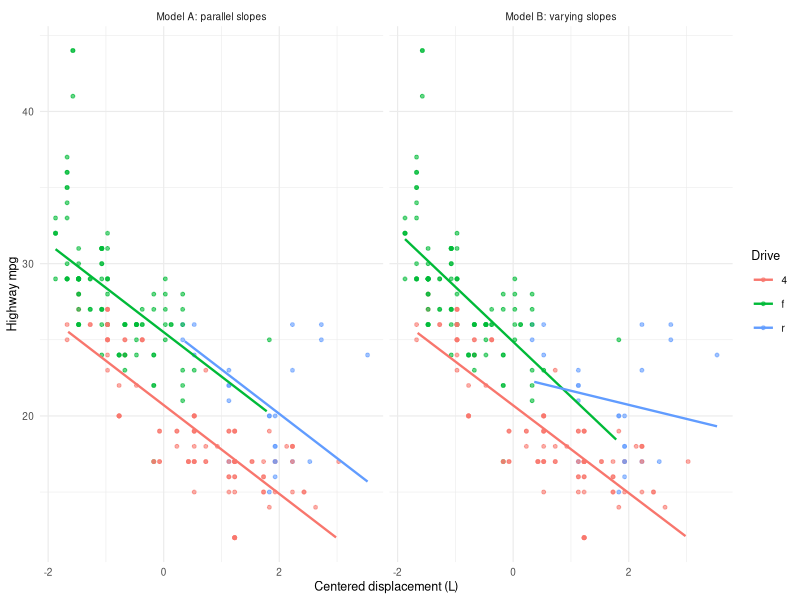

The R source for this figure:
## ---- chunk 1
#| include: false
library(ggplot2)
library(dplyr)
library(here)

data(mpg, package = "ggplot2")
mpg_clean <- mpg |>
  filter(!is.na(hwy), !is.na(displ), !is.na(drv)) |>
  mutate(displ_c = displ - mean(displ))

mean_displ <- mean(mpg_clean$displ)
mod_A <- lm(hwy ~ displ_c + drv, data = mpg_clean)
mod_B <- lm(hwy ~ displ_c * drv, data = mpg_clean)
mod_B_raw <- lm(hwy ~ displ * drv, data = mpg_clean)

b <- coef(mod_B)
cf <- summary(mod_B)$coefficients
ci <- confint(mod_B)
slope_f <- b["displ_c"] + b["displ_c:drvf"]
slope_r <- b["displ_c"] + b["displ_c:drvr"]
n_r <- sum(mpg_clean$drv == "r")

coef_tab <- data.frame(
  Estimate = cf[, "Estimate"], SE = cf[, "Std. Error"],
  Lower95 = ci[, 1], Upper95 = ci[, 2], p = cf[, "Pr(>|t|)"]
)

# in-sample
insample <- data.frame(
  Model = c("A (parallel)", "B (interaction)"),
  k = c(length(coef(mod_A)), length(coef(mod_B))),
  R2 = c(summary(mod_A)$r.squared, summary(mod_B)$r.squared),
  Adj_R2 = c(summary(mod_A)$adj.r.squared, summary(mod_B)$adj.r.squared),
  AIC = c(AIC(mod_A), AIC(mod_B))
)
d_aic <- AIC(mod_A) - AIC(mod_B)
p_F <- anova(mod_A, mod_B)[2, "Pr(>F)"]

# LOOCV (closed form for lm; checked against explicit loop)
loo_se <- function(m) (residuals(m) / (1 - hatvalues(m)))^2
loo_loop <- function(m) {
  d <- model.frame(m); f <- formula(m); y <- model.response(d)
  sapply(seq_len(nrow(d)), function(i) (y[i] - predict(lm(f, data = d[-i, ]), d[i, ]))^2)
}
se_A <- loo_se(mod_A); se_B <- loo_se(mod_B)
stopifnot(max(abs(se_A - loo_loop(mod_A))) < 1e-8,
          max(abs(se_B - loo_loop(mod_B))) < 1e-8)

d <- se_A - se_B   # > 0: B predicts better
n <- length(d); d_bar <- mean(d); se_d <- sd(d) / sqrt(n)
ci_d <- d_bar + c(-1, 1) * 1.96 * se_d
loo_tab <- data.frame(
  Model = c("A (parallel)", "B (interaction)", "Difference A - B"),
  MSE = c(mean(se_A), mean(se_B), d_bar),
  SE = c(NA, NA, se_d),
  Lower95 = c(NA, NA, ci_d[1]), Upper95 = c(NA, NA, ci_d[2])
)

# fitted lines over each drivetrain's observed range
rng <- mpg_clean |> group_by(drv) |> summarise(lo = min(displ_c), hi = max(displ_c))
grid <- expand.grid(
  displ_c = seq(min(mpg_clean$displ_c), max(mpg_clean$displ_c), length.out = 100),
  drv = sort(unique(mpg_clean$drv))
) |>
  left_join(rng, by = "drv") |>
  filter(displ_c >= lo, displ_c <= hi)
grid_all <- bind_rows(
  mutate(grid, Model = "Model A: parallel slopes", fit = predict(mod_A, grid)),
  mutate(grid, Model = "Model B: varying slopes", fit = predict(mod_B, grid))
)
## ---- chunk 2
print(round(coef_tab, 3))
## ---- chunk 3
#| fig-width: 7
#| fig-height: 2.3
ggplot(mpg_clean, aes(displ_c, hwy, colour = drv)) +
  geom_point(alpha = 0.6, size = 1) +
  geom_line(data = grid_all, aes(y = fit), linewidth = 0.8) +
  facet_wrap(~Model) +
  labs(x = "Centered displacement (L)", y = "Highway mpg", colour = "Drive") +
  theme_minimal(base_size = 9)
## ---- chunk 4
print(insample, digits = 4, row.names = FALSE)
## ---- chunk 5
print(mutate(loo_tab, across(where(is.numeric), ~ round(.x, 3))), row.names = FALSE)
